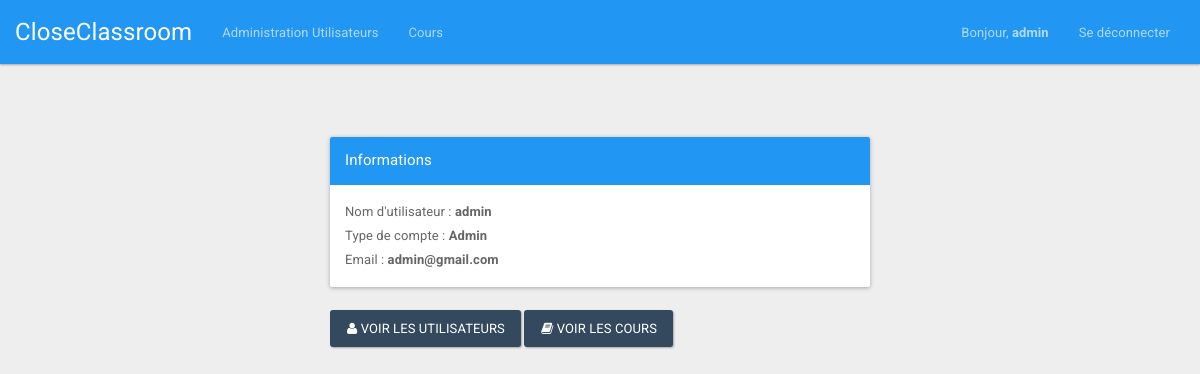
Page / (signed in) on the earlier database version.
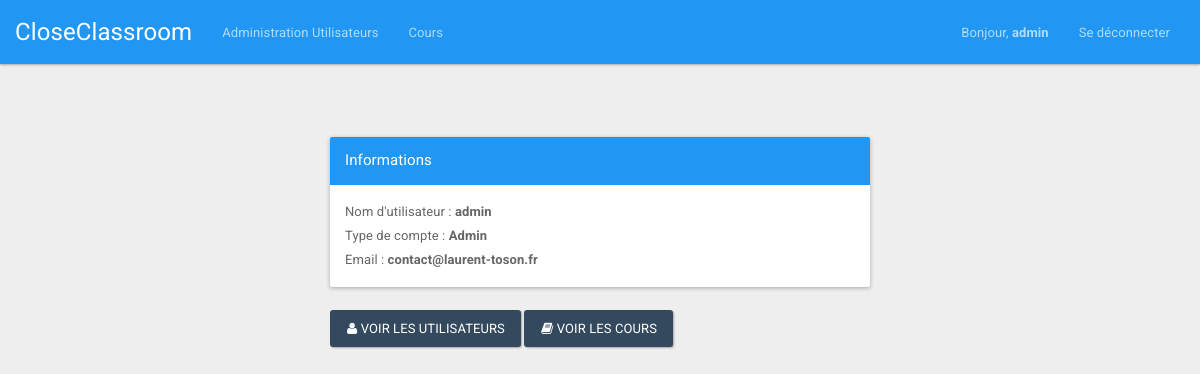
Same page on the later database version.
### tables this page shows
CREATE TABLE IF NOT EXISTS `users` (
  `id` int(11) NOT NULL AUTO_INCREMENT,
  `type` varchar(32) NOT NULL,
  `login` varchar(32) NOT NULL,
  `password` varchar(32) NOT NULL,
  `email` varchar(32) NOT NULL,
  `name` varchar(32) NOT NULL,
  `first_name` varchar(32) NOT NULL,
  PRIMARY KEY (`id`),
  UNIQUE KEY `login` (`login`),
  UNIQUE KEY `email` (`email`)
);

### bddManager/UserDAO.php (called while the page is built, shortened)
<?php
class UserDAO
{
	function getInfoUser($idUser) {
		try
		{
			$resultat = mysqli_query($_SESSION['bdd'], "SELECT id, login, email, password, type FROM users WHERE `id`= '".$idUser."'");
			if (mysqli_num_rows($resultat) != '0')
			{
				$tab[0] = mysqli_fetch_assoc($resultat);
				return $tab[0];
			}
			else
			{
				return null;
			}
		}
		catch(Exception $e)
		{
			$_SESSION['error'] = 'Erreur requete BDD';
			$_SESSION['display_msg_error'] = true;
		}
	}
}
?>

### views/ProfileView.class.php (the view, shortened to what this page needs)
<?php
class ProfileView{
	public function getView($idUser, $loginUser, $emailUser, $typeUser){
		if ($typeUser == "Admin")
		{
			$view = '
			<div class="container">
				<div style="margin-top:50px;" class="mainbox col-md-6 col-md-offset-3 col-sm-8 col-sm-offset-2">
					<div class="panel panel-primary" >
						<div class="panel-heading">
							<div class="panel-title">Informations</div>
						</div>
						<div class="panel-body" >
							Nom d\'utilisateur : <b>' .$loginUser. '</b>
							<br>
							Type de compte : <b>' .$typeUser. '</b>
							<br>
							Email : <b>' .$emailUser. '</b>
						</div>
					</div>
					<a href="index.php?page=user" class="btn btn-info"><span class="fa fa-user"></span> Voir les utilisateurs</a>
					<a href="index.php?page=practice" class="btn btn-info"><span class="fa fa-book"></span> Voir les cours</a>
				</div>
			</div>';
		}
		return $view;
	}
}
?>

### views/NavBarView.class.php (shortened to what this page needs)
<?php
class navBarView{
	public function getViewLogged($loginUser, $typeUser){
		if ($typeUser == "Admin")
		{
			$view = '<nav class="navbar navbar-inverse">
			<div class="container-fluid">
				<div class="navbar-header">
					<button type="button" class="navbar-toggle collapsed" data-toggle="collapse" data-target="#bs-example-navbar-collapse-2">
						<span class="sr-only">Toggle navigation</span>
						<span class="icon-bar"></span>
						<span class="icon-bar"></span>
						<span class="icon-bar"></span>
					</button>
					<a class="navbar-brand" href="index.php">CloseClassroom</a>
				</div>
				<div class="collapse navbar-collapse" id="bs-example-navbar-collapse-2">
					<ul class="nav navbar-nav">
						<li id="tabUser"><a href="index.php?page=user">Administration Utilisateurs</a></li>
						<li id="tabPractice"><a href="index.php?page=practice">Cours</a></li>
					</ul>
					<ul class="nav navbar-nav navbar-right">
						<li><a href="index.php" style="font-size: 13px;"> Bonjour, <strong>'.$loginUser.'</strong> </a>
							<li><a href="index.php?page=logout">Se déconnecter</a></li>
						</ul>
					</div>
				</div>
			</nav>';
		}
		return $view;
	}
}
?>

Differences in the rows shown:
changed users "admin": email "admin@gmail.com" → "contact@laurent-toson.fr"
